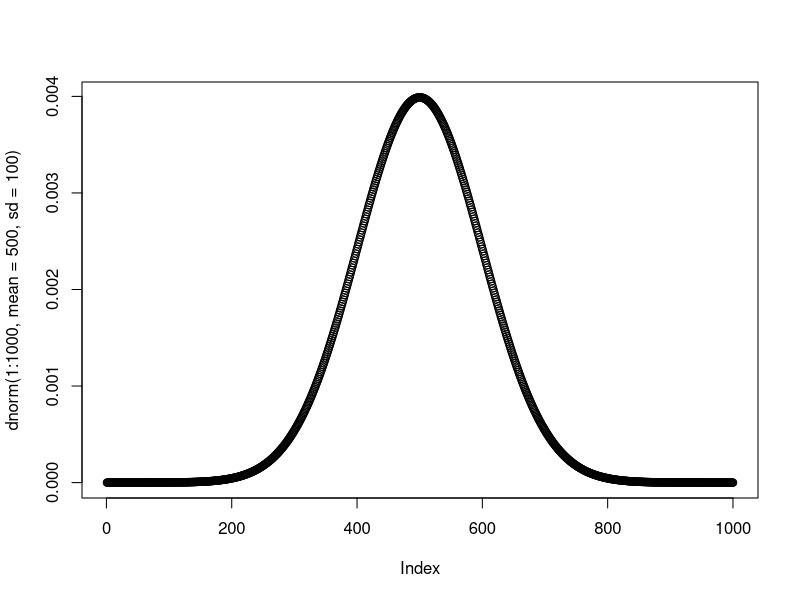
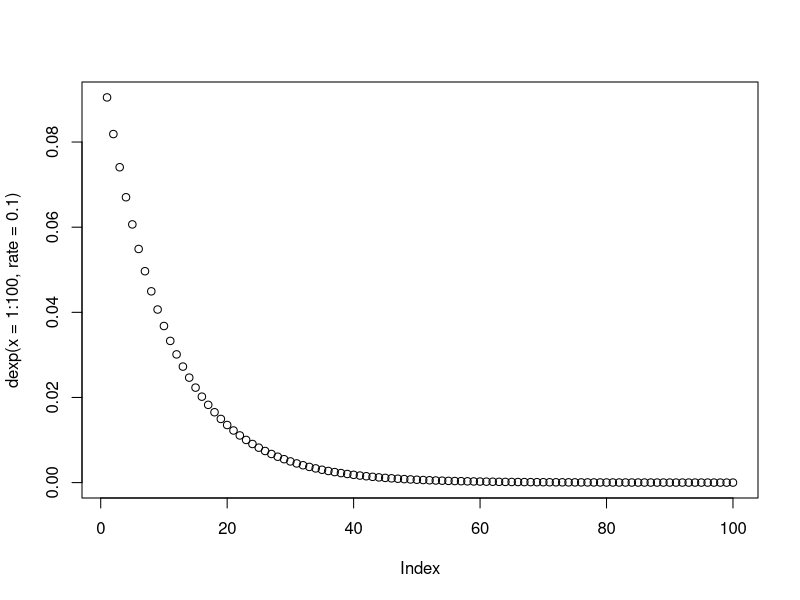
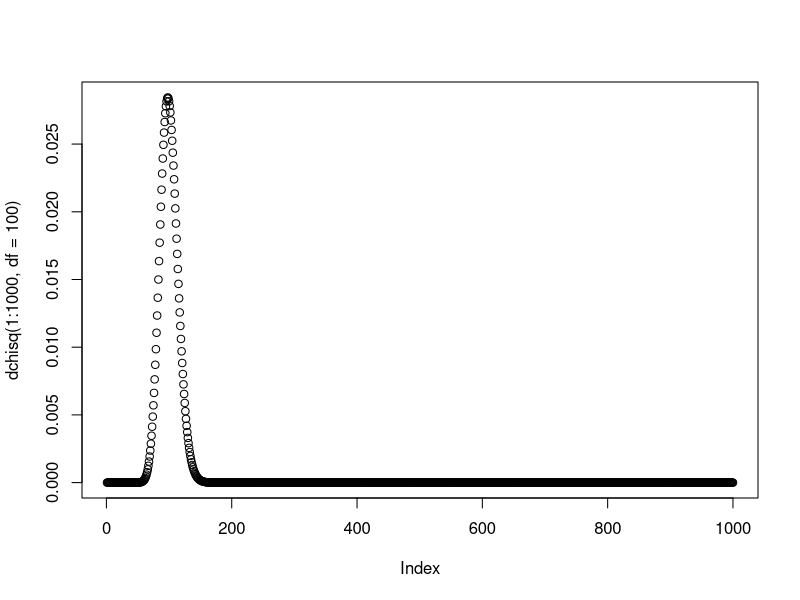
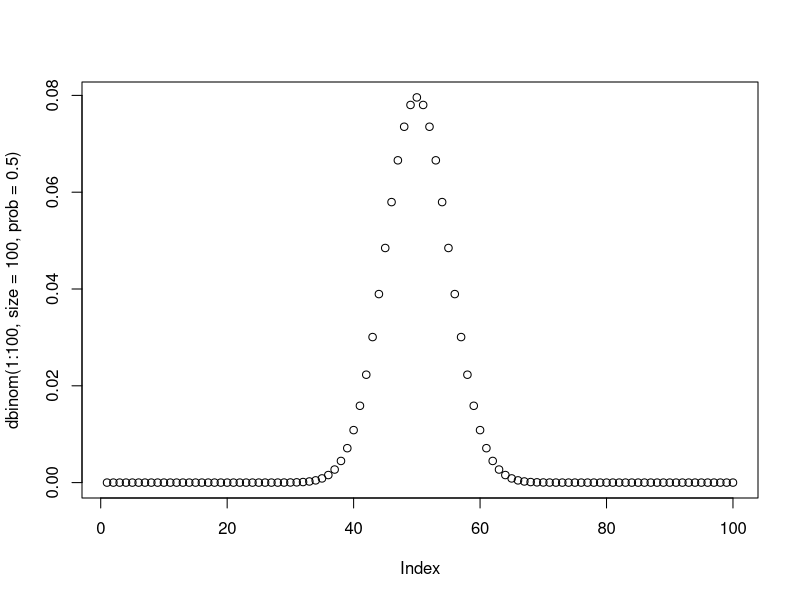
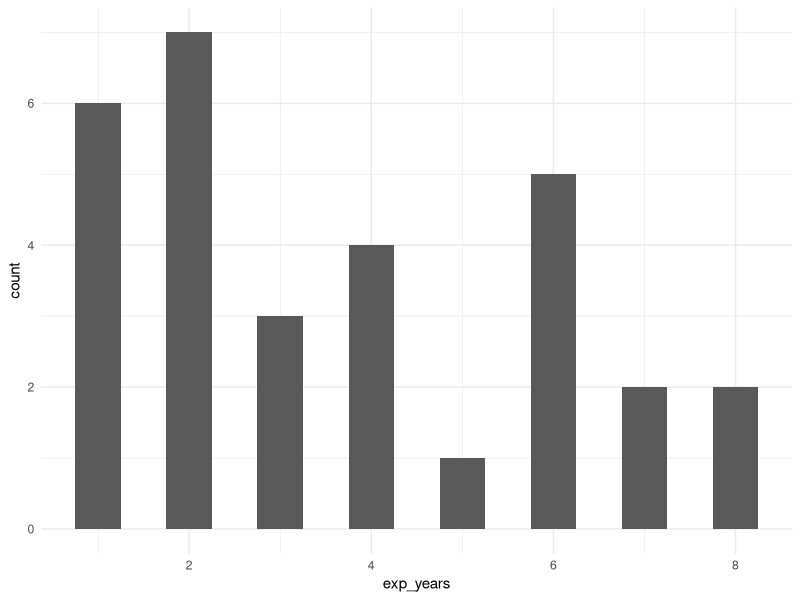
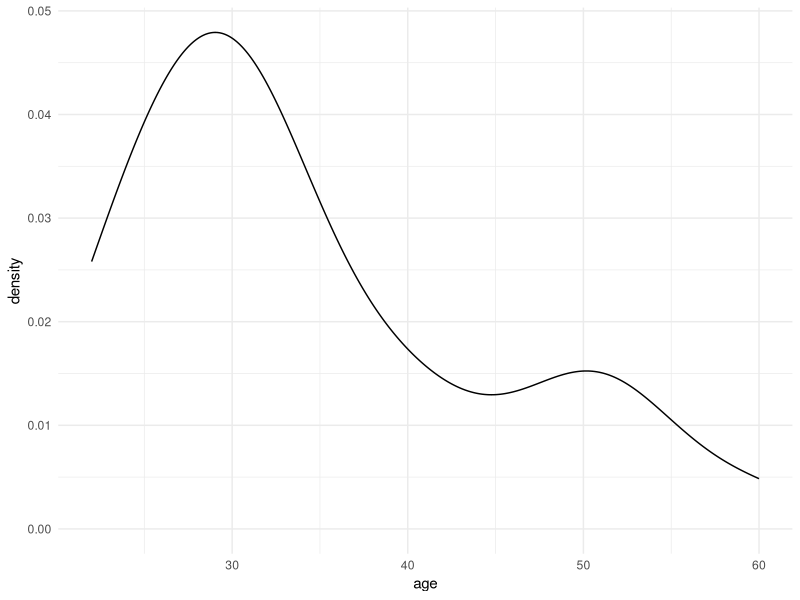
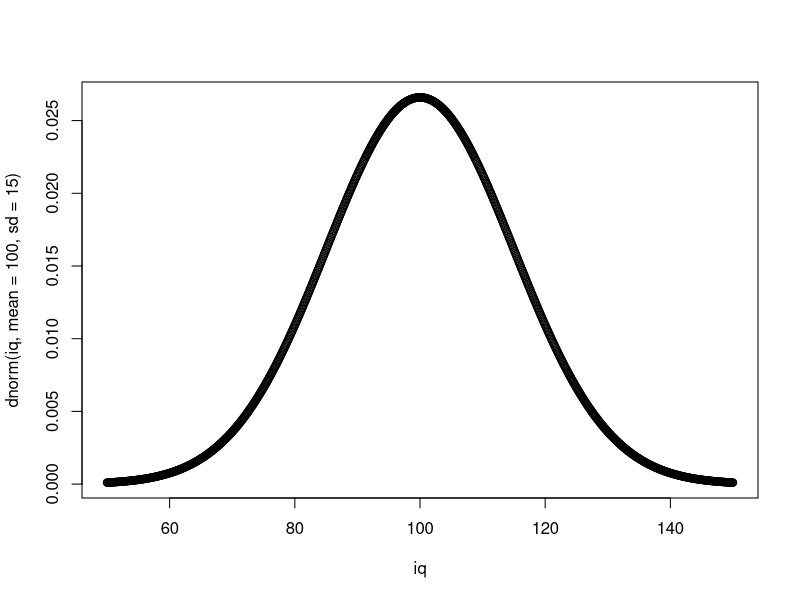
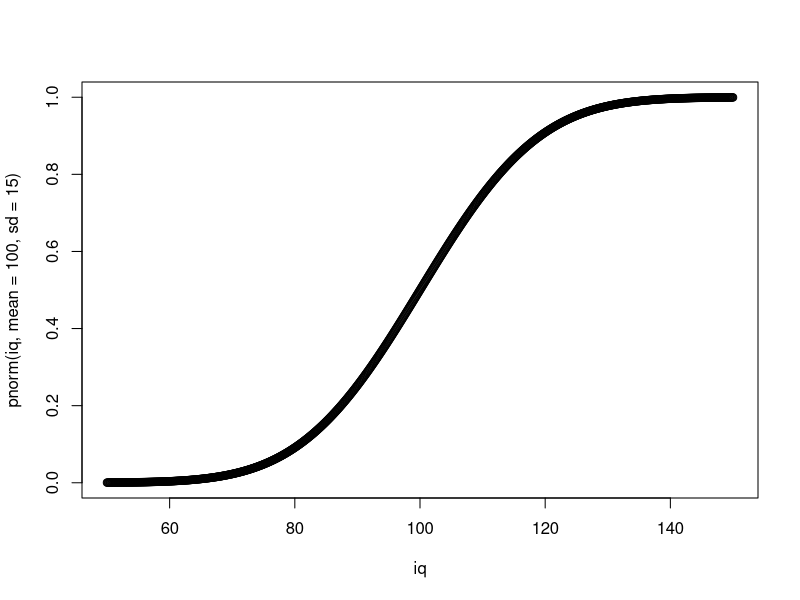

R code for these plots, in order:
## ---- chunk 1
library(tidyverse)
library(kableExtra)
teacher_number <- seq(1,30,1)
age <-  sample(22:60, size = 30, replace = T)
exp_years <- sample(1:8, size = 30, replace = T)
exp_scaled <- ifelse(exp_years >= 1 & exp_years <= 2, "от 1 до 2",
                     ifelse(exp_years > 2 & exp_years <= 5, "от 3 до 5",
                            ifelse(exp_years > 5, "больше 5", exp_years)))
burnout_MBI <- sample(19:70, size = 30, replace = T)
univer <-  rep(c("MSU", "HSE", "MSU", "RANEPA", "HSE", "RANEPA"),5)
burnout <- tibble(teacher_number, age, exp_years, exp_scaled, burnout_MBI, univer)
## ---- chunk 2
plot(dnorm(1:1000, mean = 500, sd = 100))
## ---- chunk 3
plot(dexp(x = 1:100, rate = 0.1))
## ---- chunk 4
plot(dchisq(1:1000, df=100))
## ---- chunk 5
plot(dbinom(1:100, size=100, prob=0.5))
## ---- chunk 6
kable(burnout)
## ---- chunk 7
burnout %>% 
  ggplot(aes(x=exp_years)) +
  geom_histogram(binwidth = 0.5) +
  theme_minimal()
## ---- chunk 8
burnout %>% 
  ggplot(aes(x=age)) +
  geom_density() +
  theme_minimal()
## ---- chunk 9
iq <- seq(50,150, 0.1)
plot(iq, dnorm(iq, mean = 100, sd = 15))
## ---- chunk 10
plot(iq, pnorm(iq, mean = 100, sd = 15))
